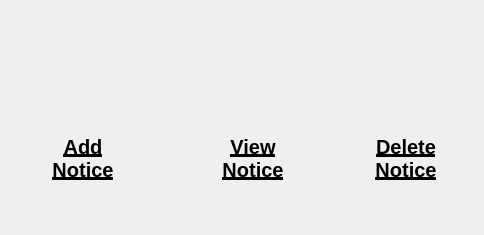
<?xml version="1.0" encoding="UTF-8"?>
<ui version="4.0">
 <class>noticeDialog</class>
 <widget class="QDialog" name="noticeDialog">
  <property name="geometry">
   <rect>
    <x>0</x>
    <y>0</y>
    <width>484</width>
    <height>235</height>
   </rect>
  </property>
  <property name="windowTitle">
   <string>Notice</string>
  </property>
  <widget class="QPushButton" name="deleteNotice">
   <property name="geometry">
    <rect>
     <x>350</x>
     <y>10</y>
     <width>120</width>
     <height>120</height>
    </rect>
   </property>
   <property name="maximumSize">
    <size>
     <width>120</width>
     <height>120</height>
    </size>
   </property>
   <property name="styleSheet">
    <string notr="true">border:none;</string>
   </property>
   <property name="text">
    <string/>
   </property>
   <property name="icon">
    <iconset>
     <normaloff>../../../Images/delete_event.png</normaloff>../../../Images/delete_event.png</iconset>
   </property>
   <property name="iconSize">
    <size>
     <width>100</width>
     <height>100</height>
    </size>
   </property>
  </widget>
  <widget class="QPushButton" name="addNotice">
   <property name="geometry">
    <rect>
     <x>30</x>
     <y>10</y>
     <width>120</width>
     <height>120</height>
    </rect>
   </property>
   <property name="maximumSize">
    <size>
     <width>120</width>
     <height>120</height>
    </size>
   </property>
   <property name="styleSheet">
    <string notr="true">border:none;</string>
   </property>
   <property name="text">
    <string/>
   </property>
   <property name="icon">
    <iconset>
     <normaloff>../../../Images/add_event.png</normaloff>../../../Images/add_event.png</iconset>
   </property>
   <property name="iconSize">
    <size>
     <width>100</width>
     <height>100</height>
    </size>
   </property>
  </widget>
  <widget class="QPushButton" name="viewNotice">
   <property name="geometry">
    <rect>
     <x>190</x>
     <y>10</y>
     <width>120</width>
     <height>120</height>
    </rect>
   </property>
   <property name="sizePolicy">
    <sizepolicy hsizetype="Fixed" vsizetype="Fixed">
     <horstretch>0</horstretch>
     <verstretch>0</verstretch>
    </sizepolicy>
   </property>
   <property name="maximumSize">
    <size>
     <width>120</width>
     <height>120</height>
    </size>
   </property>
   <property name="styleSheet">
    <string notr="true">border:none;</string>
   </property>
   <property name="text">
    <string/>
   </property>
   <property name="icon">
    <iconset>
     <normaloff>../../../Images/search_hospital.png</normaloff>../../../Images/search_hospital.png</iconset>
   </property>
   <property name="iconSize">
    <size>
     <width>100</width>
     <height>100</height>
    </size>
   </property>
  </widget>
  <widget class="QLabel" name="deleteNoticeLabel">
   <property name="geometry">
    <rect>
     <x>350</x>
     <y>120</y>
     <width>112</width>
     <height>78</height>
    </rect>
   </property>
   <property name="sizePolicy">
    <sizepolicy hsizetype="Fixed" vsizetype="Fixed">
     <horstretch>0</horstretch>
     <verstretch>0</verstretch>
    </sizepolicy>
   </property>
   <property name="text">
    <string>&lt;html&gt;&lt;head/&gt;&lt;body&gt;&lt;p align=&quot;center&quot;&gt;&lt;span style=&quot; font-size:15pt; font-weight:600; text-decoration: underline;&quot;&gt;Delete&lt;br/&gt;Notice&lt;/span&gt;&lt;/p&gt;&lt;/body&gt;&lt;/html&gt;</string>
   </property>
  </widget>
  <widget class="QLabel" name="addNoticeLabel">
   <property name="geometry">
    <rect>
     <x>20</x>
     <y>120</y>
     <width>126</width>
     <height>78</height>
    </rect>
   </property>
   <property name="sizePolicy">
    <sizepolicy hsizetype="Fixed" vsizetype="Fixed">
     <horstretch>0</horstretch>
     <verstretch>0</verstretch>
    </sizepolicy>
   </property>
   <property name="text">
    <string>&lt;html&gt;&lt;head/&gt;&lt;body&gt;&lt;p align=&quot;center&quot;&gt;&lt;span style=&quot; font-size:15pt; font-weight:600; text-decoration: underline;&quot;&gt;Add&lt;br/&gt;Notice&lt;/span&gt;&lt;/p&gt;&lt;/body&gt;&lt;/html&gt;</string>
   </property>
  </widget>
  <widget class="QLabel" name="viewNoticeLabel">
   <property name="geometry">
    <rect>
     <x>190</x>
     <y>120</y>
     <width>126</width>
     <height>78</height>
    </rect>
   </property>
   <property name="sizePolicy">
    <sizepolicy hsizetype="Fixed" vsizetype="Fixed">
     <horstretch>0</horstretch>
     <verstretch>0</verstretch>
    </sizepolicy>
   </property>
   <property name="text">
    <string>&lt;html&gt;&lt;head/&gt;&lt;body&gt;&lt;p align=&quot;center&quot;&gt;&lt;span style=&quot; font-size:15pt; font-weight:600; text-decoration: underline;&quot;&gt;View&lt;br/&gt;Notice&lt;/span&gt;&lt;/p&gt;&lt;/body&gt;&lt;/html&gt;</string>
   </property>
  </widget>
 </widget>
 <resources/>
 <connections/>
</ui>
